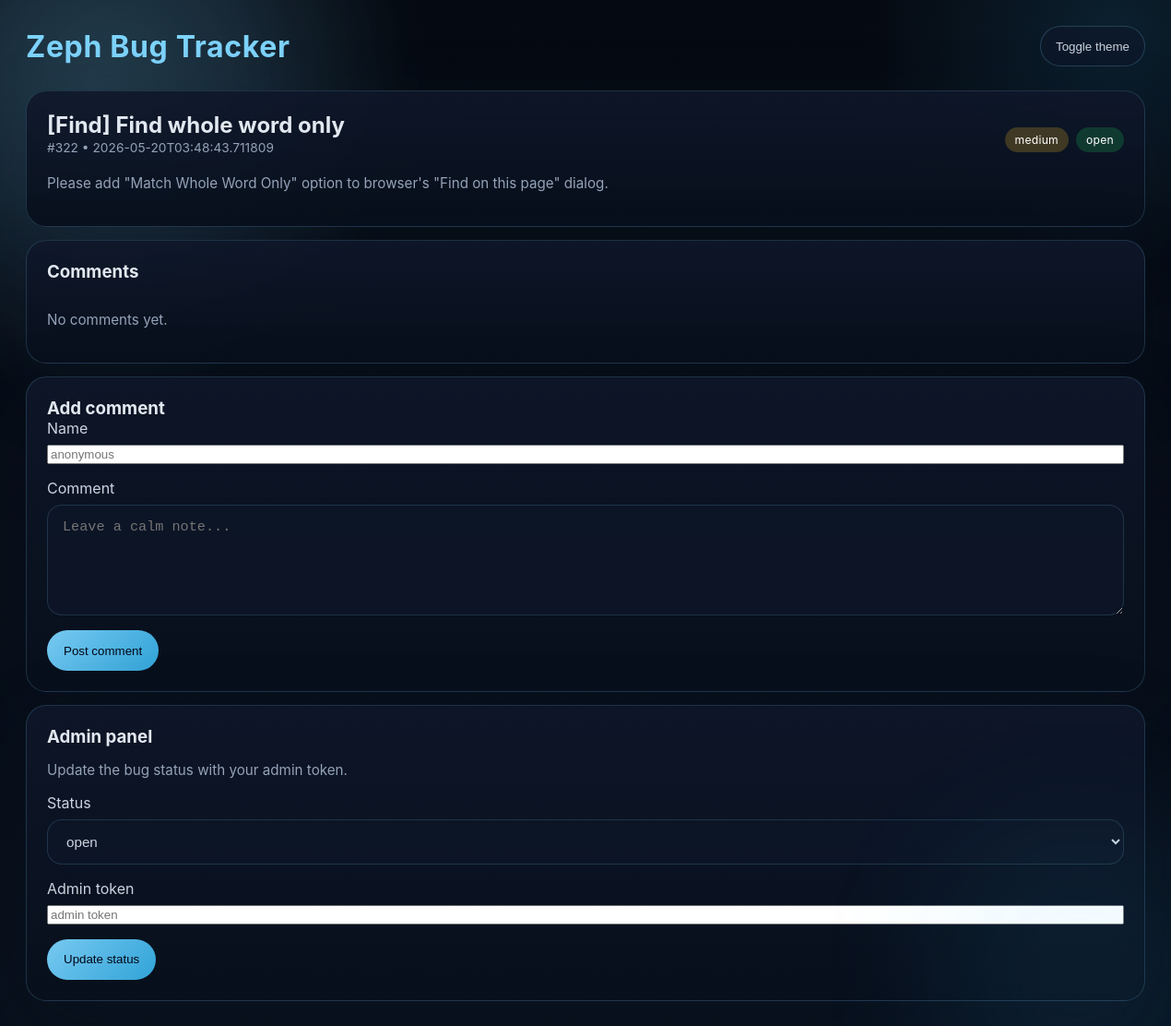
Screenshot of /bug/322 with the database file from the repository.
### tables this page shows
CREATE TABLE bugs (
        id INTEGER PRIMARY KEY AUTOINCREMENT,
        title TEXT NOT NULL,
        description TEXT NOT NULL,
        status TEXT NOT NULL DEFAULT 'open',
        severity TEXT NOT NULL DEFAULT 'low',
        created_at TEXT NOT NULL
    , source TEXT NOT NULL DEFAULT 'manual', duplicate_of INTEGER);

### app.py (the view)
@app.route('/bug/<int:bug_id>')
def view_bug(bug_id):
    bug = fetch_bug(bug_id)
    if not bug:
        abort(404)
    return render_template('bug.html', bug=bug)

### app.py (called while the page is built)
def get_db():
    conn = sqlite3.connect(DB_PATH)
    conn.row_factory = sqlite3.Row
    return conn

def fetch_bug(bug_id):
    conn = get_db()
    cur = conn.cursor()
    cur.execute('SELECT * FROM bugs WHERE id=?', (bug_id,))
    row = cur.fetchone()
    if not row:
        return None
    bug = dict(row)
    cur.execute('SELECT * FROM comments WHERE bug_id=? ORDER BY created_at', (bug_id,))
    bug['comments'] = [dict(r) for r in cur.fetchall()]
    conn.close()
    return bug

### templates/bug.html (shortened to what this page needs)
{% extends 'base.html' %}
{% block body %}
<div class="panel">
  <div class="card">
    <div style="display:flex;justify-content:space-between;align-items:center;gap:16px;flex-wrap:wrap">
      <div>
        <h2>{{bug.title}}</h2>
        <div class="meta">#{{bug.id}} • {{bug.created_at}}</div>
      </div>
      <div>
        <div class="badges">
          <span class="badge sev-{{bug.severity}}">{{bug.severity}}</span>
          {% if bug.status == 'open' %}
            <span class="badge status-open">open</span>
          {% elif bug.status == 'being investigated' %}
            <span class="badge status-investigate">investigating</span>
          {% elif bug.status == 'fixed' %}
            <span class="badge status-fixed">fixed</span>
          {% elif bug.status == 'duplicate' %}
            <span class="badge status-duplicate">duplicate</span>
          {% else %}
            <span class="badge status-fixed">{{bug.status}}</span>
          {% endif %}
        </div>
      </div>
    </div>
    <p class="note" style="margin-top:18px">{{bug.description}}</p>
  </div>
  <div class="card">
    <h3>Comments</h3>
    <div class="comments">
      {% for c in bug.comments %}
        <div class="glass-panel" style="border-radius:18px;padding:14px;">
          <div style="display:flex;justify-content:space-between;align-items:center;gap:12px;flex-wrap:wrap">
            <strong>{{c.author}}</strong>
            <span class="meta">{{c.created_at}}</span>
          </div>
          <div style="margin-top:10px">{{c.text}}</div>
        </div>
      {% else %}
        <p class="note">No comments yet.</p>
      {% endfor %}
    </div>
  </div>
  <div class="card">
    <h3>Add comment</h3>
    <form id="commentForm" onsubmit="submitComment(event)">
      <div class="form-group">
        <label>Name</label>
        <input id="author" placeholder="anonymous">
      </div>
      <div class="form-group">
        <label>Comment</label>
        <textarea id="text" placeholder="Leave a calm note..."></textarea>
      </div>
      <button type="submit">Post comment</button>
    </form>
  </div>
  <div class="card">
    <h3>Admin panel</h3>
    <p class="note">Update the bug status with your admin token.</p>
    <div class="form-group">
      <label>Status</label>
      <select id="statusSelect">
        <option value="open" {% if bug.status == 'open' %}selected{% endif %}>open</option>
      </select>
    </div>
    <div class="form-group">
      <label>Admin token</label>
      <input id="adminToken" placeholder="admin token">
    </div>
    <button onclick="changeStatus()" type="button">Update status</button>
  </div>
</div>
{% endblock %}

### templates/base.html (style rules this page uses)
:root { --bg: #08101c; --surface: rgba(15, 23, 42, 0.95); --surface-strong: rgba(8, 16, 28, 0.95); --surface-soft: rgba(30, 41, 59, 0.9); --text: #cbd5e1; --text-muted: #94a3b8; --accent: #7dd3fc; --accent-soft: rgba(125, 211, 252, 0.18); --border: rgba(125, 211, 252, 0.18); --success: #22c55e; --warning: #fbbf24; --danger: #f472b6; }
* { box-sizing: border-box; }
body { margin: 0; font-family: Inter, 'Segoe UI', sans-serif; background: radial-gradient(circle at 8% 8%, rgba(125, 211, 252, 0.16), transparent 22%), radial-gradient(circle at 95% 3%, rgba(56, 189, 248, 0.12), transparent 16%), linear-gradient(180deg, #050a12 0%, #08101c 100%); color: var(--text); min-height: 100vh; padding: 28px; position: relative; overflow-x: hidden; transition: background 0.45s ease, color 0.45s ease; }
body::before, body::after { content: ''; position: absolute; pointer-events: none; border-radius: 50%; filter: blur(80px); opacity: 0.7; animation: float 15s ease-in-out infinite; }
body::before { width: 420px; height: 420px; top: -120px; left: -80px; background: rgba(125, 211, 252, 0.14); }
body::after { width: 320px; height: 320px; bottom: -100px; right: -60px; background: rgba(56, 189, 248, 0.12); animation-duration: 18s; }
h2, h3, h4 { color: #e2e8f0; margin: 0; }
.card { background: linear-gradient(180deg, rgba(15, 23, 42, 0.88), rgba(8, 16, 28, 0.95)); border: 1px solid var(--border); border-radius: 22px; backdrop-filter: blur(18px); padding: 22px; box-shadow: 0 24px 80px rgba(15, 23, 42, 0.24); }
.panel { display: grid; gap: 14px; }
.form-group { display: grid; gap: 8px; margin-bottom: 16px; }
input[type=text], select, textarea { width: 100%; background: rgba(15, 23, 42, 0.65); border: 1px solid rgba(125, 211, 252, 0.16); color: var(--text); border-radius: 16px; padding: 14px 16px; font-size: 0.95rem; }
textarea { min-height: 120px; resize: vertical; }
button { display: inline-flex; align-items: center; justify-content: center; gap: 8px; min-height: 44px; padding: 0 18px; border: none; border-radius: 999px; background: linear-gradient(135deg, rgba(125, 211, 252, 0.95), rgba(56, 189, 248, 0.85)); color: #020617; cursor: pointer; transition: transform 0.2s ease, box-shadow 0.2s ease; }
.meta { color: var(--text-muted); font-size: 0.86rem; line-height: 1.5; }
.badges { margin-top: 12px; display: flex; flex-wrap: wrap; gap: 8px; }
.badge { display: inline-flex; align-items: center; justify-content: center; border-radius: 999px; padding: 6px 11px; font-size: 0.76rem; letter-spacing: 0.02em; color: #fff; background: rgba(148, 163, 184, 0.16); backdrop-filter: blur(12px); }
.badge.sev-medium { background: rgba(251, 191, 36, 0.22); }
.badge.status-open { background: rgba(34, 197, 94, 0.22); }
.comments { margin-top: 16px; display: grid; gap: 14px; }
.note { color: var(--text-muted); font-size: 0.95rem; }

### rows the page displays
bugs: title "[Find] Find whole word only", id "322", created_at "2026-05-20T03:48:43.711809", severity "medium", description "Please add \"Match Whole Word Only\" option to browser's \"Find on this page\" dialog.", status "open"
